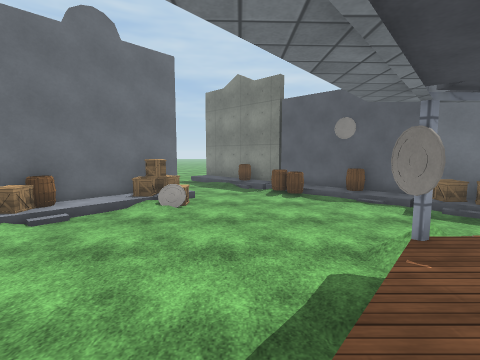
view 1 (above)

21 first-person views from a walk through a 3-D level made in the Unity game engine. The camera is 1.3 m above the floor, tilts 6° down and sees 85° across. The floor is counted in squares, 1 m on a side. Each view is taken from the middle of a square. On the plan, view 1 faces up. The plan holds only what a view shows up to about 13 squares ahead; the rest is blank. The place goes on beyond the plan. The player character is not drawn. Surface patterns are stand-ins for the level's own textures.

view 2
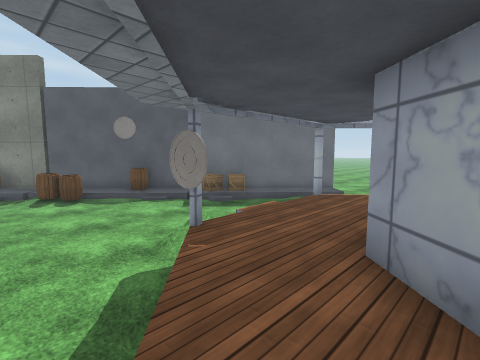

view 3
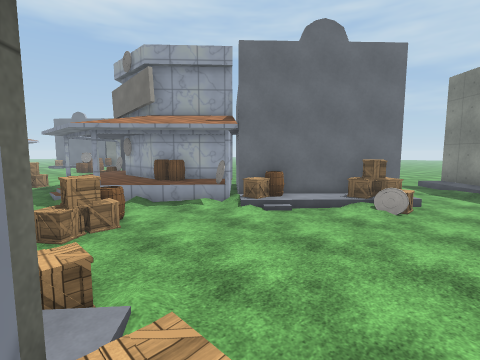

view 4
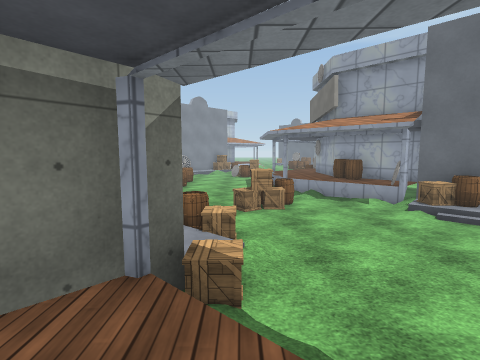

view 5
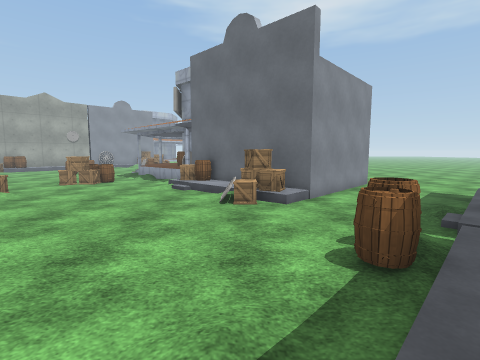

view 6
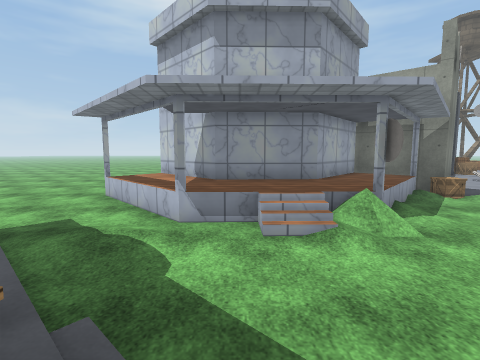

view 7
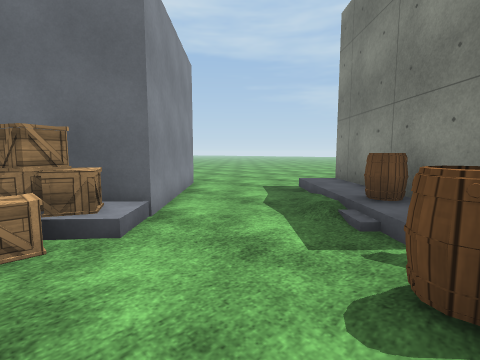

view 8
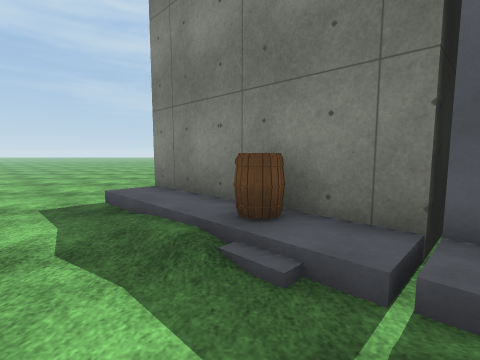

view 9
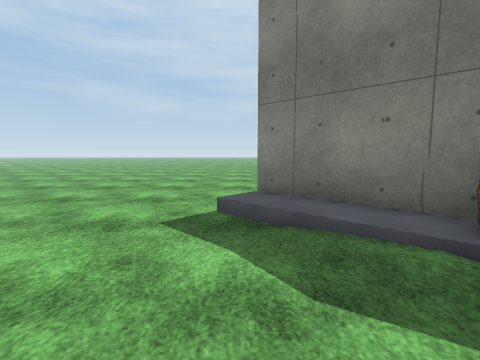

view 10
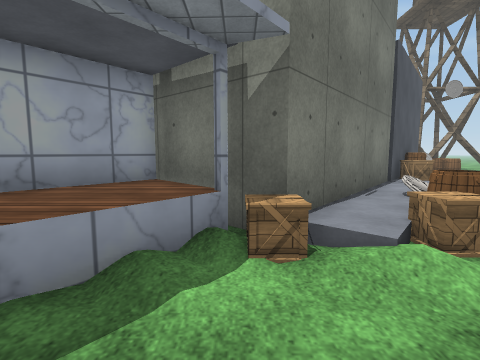

view 11
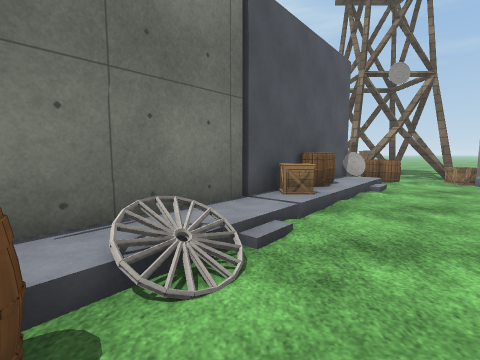

view 12
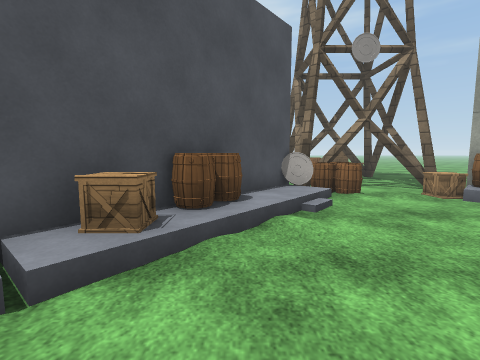

view 13
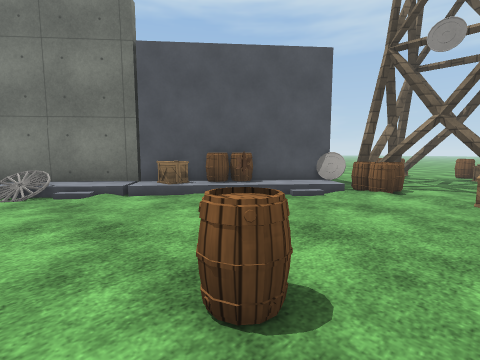

view 14
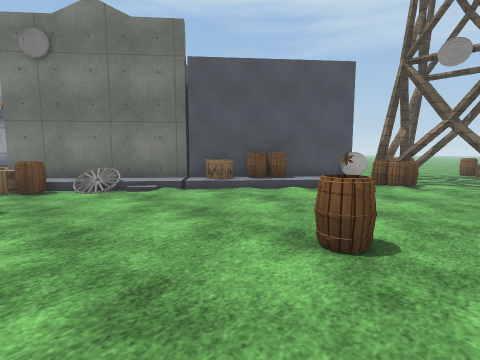

view 15
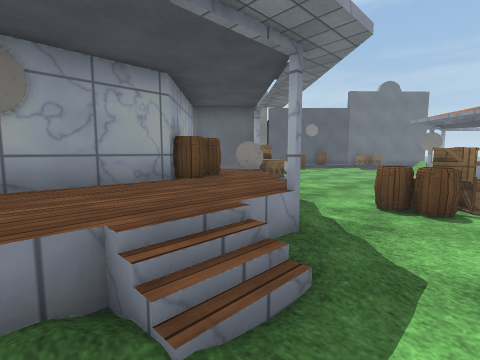

view 16
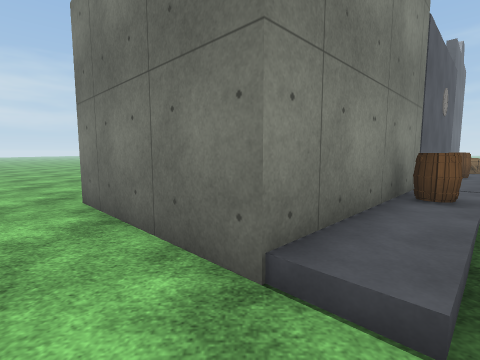

view 17
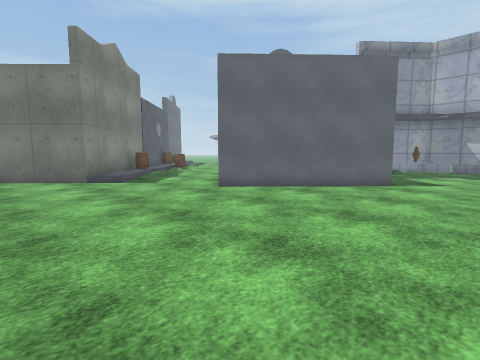

view 18
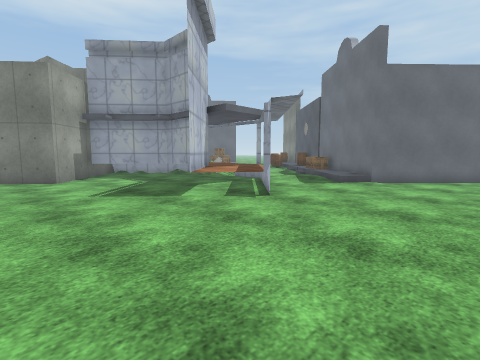

view 19
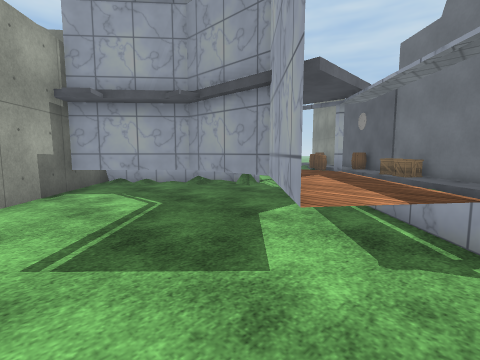

view 20
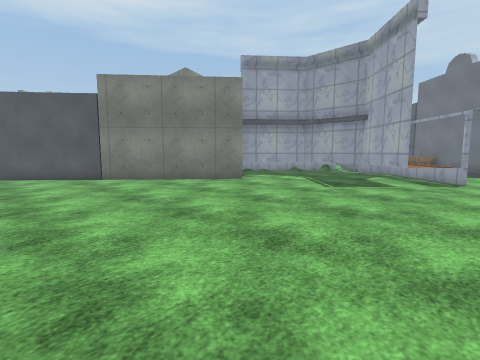

view 21
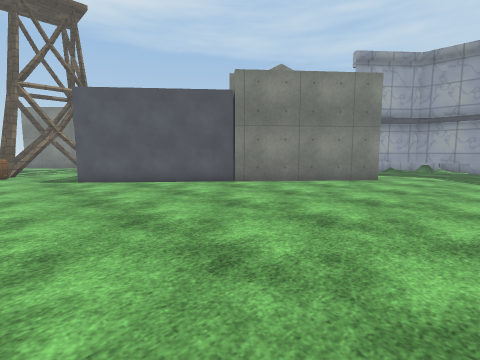

### Floor plan
Key: @ floor where view 1 was taken; # wall or solid block; . main floor; : floor 0.25 m higher than the main floor; + floor 0.75 m higher than the main floor; / step, stairs or slope; = window, fence, low wall or low ledge; B barrel; U building; C crate; T tower; O other object.
Columns run from 15 left of view 1 to 17 right of it. Each row starts with its distance up from view 1.
 23 . ..............#
 22  ..............##
 21 ..............##
 20 .............##
 19 ............/##
 18 ............/:##
 17 ............./:##
 16 .......UU...../B###
 15 ......UU U....//:#U
 14 .....UU   U...../:UU
 13 ....UU     U.....B:UU
 12 ...UU      UC....BBBUU
 11  ...      UCC.......:UU
 10  ...     UUCCC.....:::CC
  9  .....UUUB:/......../:CCC     U
  8  ....# UCC/............C:U   U.
  7  ...B#OOC/............../:U U..
  6 O###BB=.................:/:U...
  5 +++++=............///..::./.....
  4 ++++=#............O#+==#........
  3 //=:...B......../=+++++  .......
  2 .//....BC.......=+++++++  ......
  1 . ......C..C/CC=++######+  .....
  0  .........BB:##@+##....#++#.....
 -1 ........../:######.....###......
 -2 .B.......//##  ##................
 -3 ........//:#    ##...............
 -4 ......../:#     ##..............
 -5 ......./C#      ##.............
 -6 ....../BCUU    ##............. .
 -7 ...../BBU     ##............
 -8 ..../:UU     ##.............
 -9 C.../UU      U..............
-10 C.BBBU      U...............
-11 TTBBB      UU...............
-12 TTTTT.    UU...............
-13 T..TT.   UU............... .
-14 T..TT  ..U.............
-15 T.TTT .................
-16 OTTTTB................
-17            .......... .

Where each view was taken, in squares from view 1:
view 1: 0 up, 0 right, facing up
view 2: 0 up, 0 right, facing up-right
view 3: 0 up, 0 right, facing up-left
view 4: 1 up, 2 right, facing left
view 5: 10 up, 6 right, facing left
view 6: 10 up, 6 right, facing down
view 7: 10 up, 2 right, facing up-left
view 8: 12 up, 0 right, facing up
view 9: 13 up, 3 left, facing up
view 10: 4 up, 1 left, facing down
view 11: 1 up, 6 left, facing down
view 12: 2 down, 9 left, facing down
view 13: 1 down, 15 left, facing down-right
view 14: 1 up, 15 left, facing down-right
view 15: 1 up, 15 left, facing up-right
view 16: 20 up, 5 left, facing right
view 17: 23 up, 15 left, facing down-right
view 18: 6 down, 16 right, facing up-left
view 19: 4 down, 11 right, facing up-left
view 20: 13 down, 12 right, facing up-left
view 21: 17 down, 7 right, facing up-left
